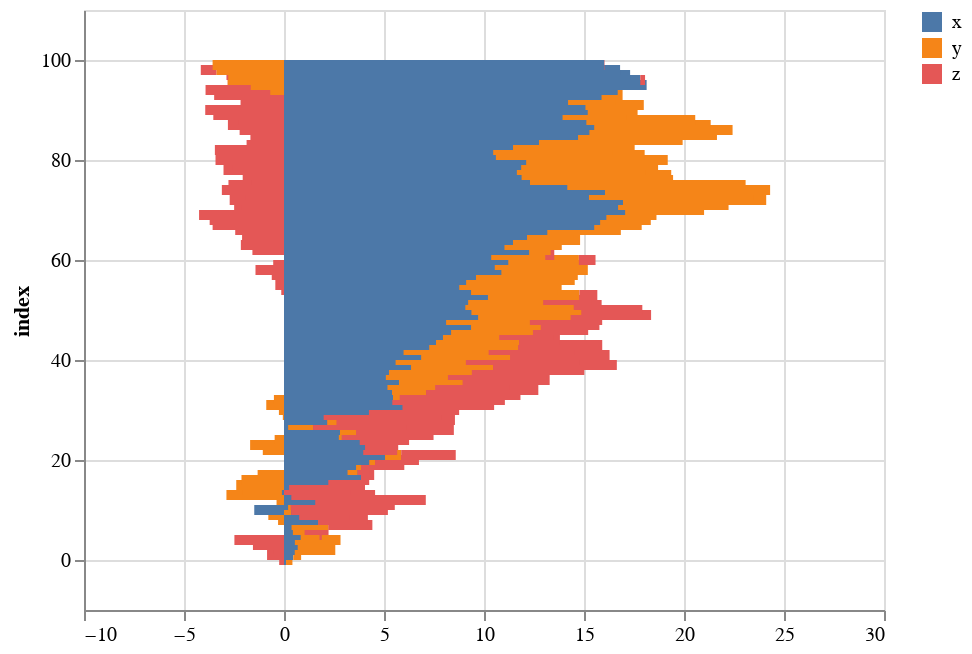

Notebook cell for this chart:
### Code cell
df.plot(kind='barh', width=100)

### Figure 1 — Vega-Lite specification as saved in the notebook (floating-point values rounded to 4 significant figures)
{"$schema": "https://vega.github.io/schema/vega-lite/v3.4.0.json", "config": {"mark": {"tooltip": null}, "view": {"height": 300, "width": 400}}, "data": {"name": "data-13099b60e16e19b1dfc8ec8ad5449064"}, "datasets": {"data-13099b60e16e19b1dfc8ec8ad5449064": [{"index": 0, "x": 0.1017, "y": 0.3197, "z": -0.2409}, {"index": 1, "x": 0.4638, "y": 0.3928, "z": -0.847}, {"index": 2, "x": 0.5428, "y": 2.022, "z": -0.5041}, {"index": 3, "x": 0.6918, "y": 1.408, "z": -1.553}, {"index": 4, "x": 0.5438, "y": 2.282, "z": -2.48}, {"index": 5, "x": 0.8413, "y": 0.9336, "z": 0.1159}, {"index": 6, "x": 0.4441, "y": 0.5846, "z": 1.199}, {"index": 7, "x": 0.3769, "y": 1.845, "z": 2.197}, {"index": 8, "x": 1.709, "y": -0.2965, "z": 2.485}, {"index": 9, "x": 0.7594, "y": -0.784, "z": 2.53}, {"index": 10, "x": -1.487, "y": 0.36, "z": 4.835}, {"index": 11, "x": 0.2151, "y": 0.1158, "z": 5.209}, {"index": 12, "x": 1.574, "y": -0.3725, "z": 5.515}, {"index": 13, "x": 0.368, "y": -2.878, "z": 4.187}, {"index": 14, "x": -0.1154, "y": -1.951, "z": 3.339}, {"index": 15, "x": 0.2686, "y": -2.388, "z": 3.781}, {"index": 16, "x": 2.227, "y": -2.126, "z": 2.033}, {"index": 17, "x": 3.851, "y": -1.319, "z": 0.6587}, {"index": 18, "x": 3.176, "y": 0.5053, "z": 0.5844}, {"index": 19, "x": 3.611, "y": 0.2488, "z": 2.155}, {"index": 20, "x": 4.268, "y": 0.287, "z": 2.193}, {"index": 21, "x": 5.052, "y": 0.8085, "z": 2.727}, {"index": 22, "x": 3.961, "y": -1.06, "z": 1.699}, {"index": 23, "x": 4.058, "y": -1.694, "z": 1.652}, {"index": 24, "x": 3.786, "y": -0.4675, "z": 2.469}, {"index": 25, "x": 2.742, "y": 0.1524, "z": 4.583}, {"index": 26, "x": 2.801, "y": 0.7991, "z": 4.892}, {"index": 27, "x": 0.2069, "y": 1.247, "z": 4.654}, {"index": 28, "x": 2.166, "y": 0.4687, "z": 5.913}, {"index": 29, "x": 1.983, "y": -0.05891, "z": 5.894}, {"index": 30, "x": 4.249, "y": -0.2545, "z": 4.508}, {"index": 31, "x": 5.934, "y": -0.8869, "z": 4.572}, {"index": 32, "x": 5.414, "y": -0.5045, "z": 5.63}, {"index": 33, "x": 5.45, "y": 0.343, "z": 6.03}, {"index": 34, "x": 5.4, "y": 1.704, "z": 5.612}, {"index": 35, "x": 5.173, "y": 2.398, "z": 3.692}, {"index": 36, "x": 5.75, "y": 3.189, "z": 4.344}, {"index": 37, "x": 5.093, "y": 3.107, "z": 4.918}, {"index": 38, "x": 5.254, "y": 4.141, "z": 5.621}, {"index": 39, "x": 6.358, "y": 4.098, "z": 6.186}, {"index": 40, "x": 5.58, "y": 3.514, "z": 5.665}, {"index": 41, "x": 6.869, "y": 4.439, "z": 4.971}, {"index": 42, "x": 5.978, "y": 4.256, "z": 4.29}, {"index": 43, "x": 7.274, "y": 4.442, "z": 4.196}, {"index": 44, "x": 7.601, "y": 4.162, "z": 2.033}, {"index": 45, "x": 7.949, "y": 2.813, "z": 2.694}, {"index": 46, "x": 8.364, "y": 4.084, "z": 2.76}, {"index": 47, "x": 9.36, "y": 3.483, "z": 2.928}, {"index": 48, "x": 8.105, "y": 4.19, "z": 3.614}, {"index": 49, "x": 9.715, "y": 4.624, "z": 4.015}, {"index": 50, "x": 9.37, "y": 5.504, "z": 3.041}, {"index": 51, "x": 9.066, "y": 5.421, "z": 1.395}, {"index": 52, "x": 9.218, "y": 3.739, "z": 2.409}, {"index": 53, "x": 10.2, "y": 4.573, "z": 0.8947}, {"index": 54, "x": 9.352, "y": 4.336, "z": -0.1368}, {"index": 55, "x": 8.763, "y": 5.119, "z": -0.4335}, {"index": 56, "x": 9.118, "y": 5.419, "z": -0.1889}, {"index": 57, "x": 9.603, "y": 5.087, "z": -0.6122}, {"index": 58, "x": 10.88, "y": 4.311, "z": -1.426}, {"index": 59, "x": 10.54, "y": 4.387, "z": -0.5399}, {"index": 60, "x": 11.23, "y": 3.518, "z": 0.8324}, {"index": 61, "x": 10.36, "y": 2.704, "z": 0.4496}, {"index": 62, "x": 12.27, "y": 1.065, "z": -1.58}, {"index": 63, "x": 11.02, "y": 2.866, "z": -2.157}, {"index": 64, "x": 11.45, "y": 3.352, "z": -2.096}, {"index": 65, "x": 12.16, "y": 2.322, "z": -2.002}, {"index": 66, "x": 13.18, "y": 3.665, "z": -2.439}, {"index": 67, "x": 15.52, "y": 2.361, "z": -3.568}, {"index": 68, "x": 15.82, "y": 2.522, "z": -3.717}, {"index": 69, "x": 16.13, "y": 2.494, "z": -4.247}, {"index": 70, "x": 17.07, "y": 3.936, "z": -2.493}, {"index": 71, "x": 16.7, "y": 5.525, "z": -2.121}, {"index": 72, "x": 16.95, "y": 7.16, "z": -2.715}, {"index": 73, "x": 15.25, "y": 8.21, "z": -1.936}, {"index": 74, "x": 16.05, "y": 8.25, "z": -3.107}, {"index": 75, "x": 14.16, "y": 8.916, "z": -2.777}, {"index": 76, "x": 12.3, "y": 7.155, "z": -1.605}, {"index": 77, "x": 11.88, "y": 7.481, "z": -2.065}, {"index": 78, "x": 11.64, "y": 6.424, "z": -3.024}, {"index": 79, "x": 11.87, "y": 6.834, "z": -2.567}, {"index": 80, "x": 12.12, "y": 7.067, "z": -3.424}, {"index": 81, "x": 10.59, "y": 7.438, "z": -3.239}, {"index": 82, "x": 10.46, "y": 5.944, "z": -3.456}, {"index": 83, "x": 11.46, "y": 6.077, "z": -1.871}, {"index": 84, "x": 12.75, "y": 7.178, "z": -1.21}, {"index": 85, "x": 14.71, "y": 6.94, "z": -1.679}, {"index": 86, "x": 15.28, "y": 7.147, "z": -2.218}, {"index": 87, "x": 15.52, "y": 5.813, "z": -2.804}, {"index": 88, "x": 15.12, "y": 5.444, "z": -2.281}, {"index": 89, "x": 13.93, "y": 3.221, "z": -3.535}, {"index": 90, "x": 15.19, "y": 2.487, "z": -3.938}, {"index": 91, "x": 15.07, "y": 2.918, "z": -1.645}, {"index": 92, "x": 14.2, "y": 2.365, "z": -2.172}, {"index": 93, "x": 15.89, "y": 1.043, "z": -3.493}, {"index": 94, "x": 16.68, "y": -0.6943, "z": -3.228}, {"index": 95, "x": 18.13, "y": -1.676, "z": -1.135}, {"index": 96, "x": 17.81, "y": -2.815, "z": 0.2389}, {"index": 97, "x": 17.31, "y": -2.786, "z": -0.0913}, {"index": 98, "x": 16.8, "y": -3.386, "z": -0.7752}, {"index": 99, "x": 16.01, "y": -3.57, "z": 0.01863}]}, "encoding": {"color": {"field": "column", "title": null, "type": "nominal"}, "tooltip": [{"field": "index", "type": "quantitative"}, {"field": "x", "type": "quantitative"}, {"field": "y", "type": "quantitative"}, {"field": "z", "type": "quantitative"}], "x": {"field": "value", "title": null, "type": "quantitative"}, "y": {"field": "index", "type": "quantitative"}}, "mark": {"orient": "horizontal", "type": "bar"}, "selection": {"selector007": {"bind": "scales", "encodings": ["x", "y"], "type": "interval"}}, "transform": [{"as": ["column", "value"], "fold": ["x", "y", "z"]}]}
